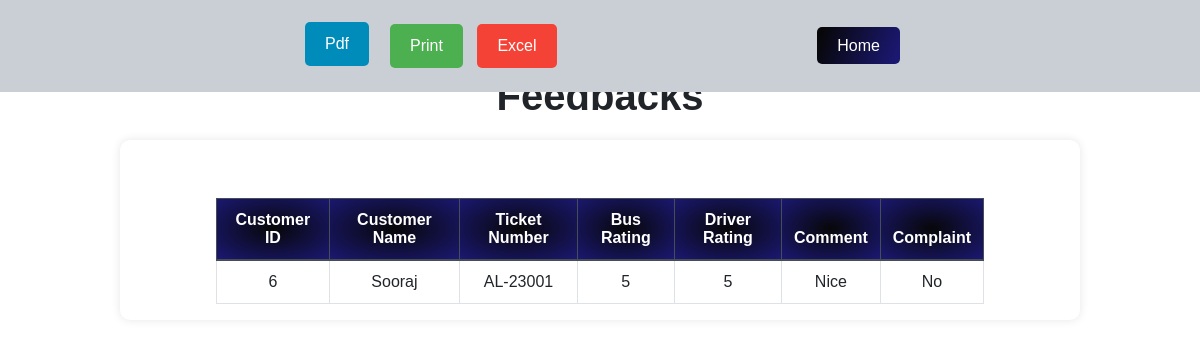
The page /View_feedback.php (signed in) on the database its author committed.
### tables this page shows
CREATE TABLE `tbl_feedback` (
  `Feedback_id` int(5) NOT NULL,
  `Customer_id` int(5) DEFAULT NULL,
  `Ticket_id` int(5) DEFAULT NULL,
  `Feedback_date` date NOT NULL DEFAULT current_timestamp(),
  `Bus_rating` decimal(1,0) NOT NULL,
  `Driver_rating` decimal(1,0) NOT NULL,
  `Comment` varchar(50) NOT NULL,
  `Complaint` tinyint(1) NOT NULL
);

CREATE TABLE `tbl_customer` (
  `Customer_id` int(5) NOT NULL,
  `Username` varchar(30) DEFAULT NULL,
  `C_fname` varchar(10) NOT NULL,
  `C_mname` varchar(10) NOT NULL,
  `C_lname` varchar(10) NOT NULL,
  `C_city` varchar(20) NOT NULL,
  `C_dist` varchar(20) NOT NULL,
  `C_state` varchar(20) NOT NULL,
  `C_pin` decimal(6,0) NOT NULL,
  `C_street` varchar(20) NOT NULL,
  `C_phone` decimal(10,0) NOT NULL,
  `C_gender` varchar(1) NOT NULL,
  `C_dob` date NOT NULL,
  `C_reg` date NOT NULL DEFAULT current_timestamp(),
  `C_Status` tinyint(1) NOT NULL
);

CREATE TABLE `tbl_ticket` (
  `Ticket_id` int(5) NOT NULL,
  `Customer_id` int(5) DEFAULT NULL,
  `Booking_master_id` int(5) DEFAULT NULL,
  `Payment_id` int(5) DEFAULT NULL,
  `Ticket_number` varchar(10) NOT NULL,
  `Journey_date` date NOT NULL,
  `Journey_stime` time NOT NULL,
  `Journey_etime` time NOT NULL,
  `Ticket_status` tinyint(1) NOT NULL
);

### View_feedback.php (the view, shortened to what this page needs)
<?php
include 'Dbconnect.php';
$feedbackSql = "SELECT f.*, c.C_fname, t.Ticket_number
                FROM tbl_Feedback f
                JOIN tbl_customer c ON f.Customer_id = c.Customer_id
                JOIN tbl_ticket t ON f.Ticket_id = t.Ticket_id";
$feedbackResult = $conn->query($feedbackSql);
?>
<!DOCTYPE html>
<html lang="en">
<head>
    <link rel="stylesheet" href="https://maxcdn.bootstrapcdn.com/bootstrap/4.5.2/css/bootstrap.min.css">
</head>
<body>
<div class="button-container">
        <div class="pspace">
    <form action="Feedback-pdf.php" method="POST">
    <input id="download-pdf"  class="pdf btn1" type="submit" value="Pdf">
    </form>
   </div>
        <div class="space">
        <button id="print-content" class="btn1" onclick="printBusPdfContent()">Print</button>
        <button id="download-excel" class="btn1">Excel</button>
        <a href="admin.php" class="btn1 btn-primary home" id="Back">Home</a>
        </div>
    </div>
        <div class="table">
        <h1>Feedbacks</h1>
        <div class="table-responsive feedback-table">
            <table id="table" class="table table-bordered table-hover">
                <thead class="thead-dark">
                    <tr>
                        <th>Customer ID</th>
                        <th>Customer Name</th>
                        <th>Ticket Number</th>
                        <th>Bus Rating</th>
                        <th>Driver Rating</th>
                        <th>Comment</th>
                        <th>Complaint</th>
                    </tr>
                </thead>
                <tbody>
                    <?php while ($row = $feedbackResult->fetch_assoc()): ?>
                    <tr>
                        <td><?php echo $row['Customer_id']; ?></td>
                        <td><?php echo $row['C_fname']; ?></td>
                        <td><?php echo $row['Ticket_number']; ?></td>
                        <td><?php echo $row['Bus_rating']; ?></td>
                        <td><?php echo $row['Driver_rating']; ?></td>
                        <td><?php echo $row['Comment']; ?></td>
                        <td><?php echo $row['Complaint'] == 1 ? 'Yes' : 'No'; ?></td>
                    </tr>
                    <?php endwhile; ?>
                </tbody>
            </table>
        </div>
    </div>
</body>
</html>

### Dbconnect.php (style rules this page uses)
body { user-select: none; }

### View_feedback.php (style rules this page uses)
body { background-color: #fff; font-family: Arial, sans-serif; }
.feedback-table { background-color: #fff; border-radius: 10px; box-shadow: 0 0 10px rgba(0, 0, 0, 0.1); }
h1 { text-align: center; margin-bottom: 20px; font-weight:bold; }
.table-responsive { overflow-x: auto; }
.table { margin-top:6%; margin-left:10%; width: 80%; border-collapse: collapse; }
.table th, .table td { padding: 12px; text-align: center; vertical-align: middle; }
.table thead th { background: radial-gradient( rgba(7,7,9,1), rgba(27,24,113,1)); color: #fff; }
.home { margin-top:-2%; margin-left:90%; background: linear-gradient(111.4deg, rgba(7,7,9,1) 6.5%, rgba(27,24,113,1) 93.2%); }
#print-content { background-color: #4CAF50; color: white; }
#download-pdf { background-color: #008CBA; color: white; }
#download-excel { background-color: #f44336; color: white; }
.button-container { display: flex; align-items: center; }
.button-container { position: fixed; top: 0; left: 0; width: 100%; background-color: #c9cfd4; padding: 10px; white-space: nowrap; text-align: center; }
.btn1 { margin-right: 10px; padding: 10px 20px; font-size: 16px; text-align: center; cursor: pointer; border: none; border-radius: 5px; }
.button-container form { margin-right: 10px; }
.btn1 { margin-right: 10px; }
.pspace { margin-top:1%; margin-left:25%; }
.space { margin-left:1px; }
.table h1 { margin-top:3%; }

### rows shown on the page
tbl_feedback: Customer "6", Customer.C_fname "Sooraj", Ticket.Ticket_number "AL-23001", Bus_rating "5", Driver_rating "5", Comment "Nice", Complaint "No"
